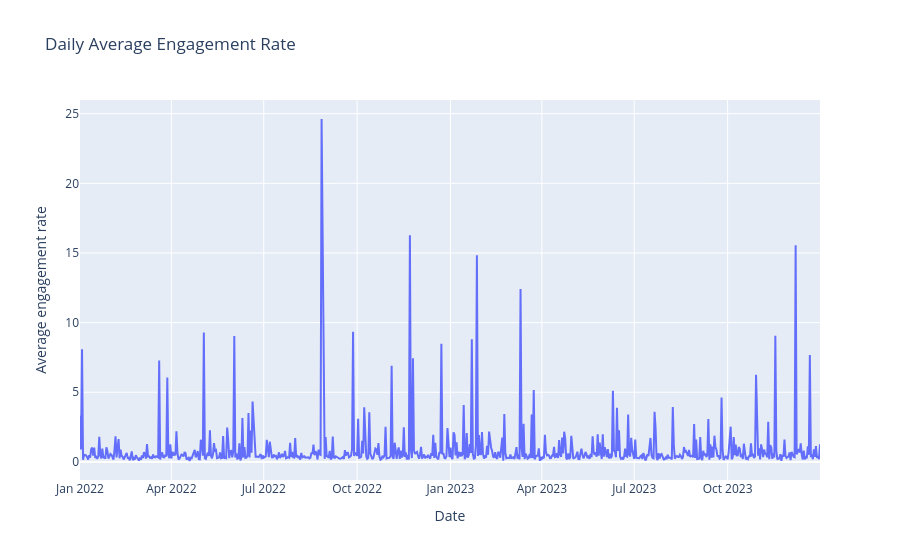

Here is the notebook cell this chart was saved with:
### Code cell
fig = px.line(daily, x="posted_at", y="engagement_rate", title="Daily Average Engagement Rate")
fig.update_layout(xaxis_title="Date", yaxis_title="Average engagement rate")
fig.show()

### Figure 1 — Plotly figure (JSON) as saved in the notebook; plotly's stock layout.template omitted (floating-point values rounded to 4 significant figures; data arrays with more than 128 entries replaced by an {"elided": "..."} marker saying what was removed)
{"data": [{"hovertemplate": "posted_at=%{x}<br>engagement_rate=%{y}<extra></extra>", "legendgroup": "", "line": {"color": "#636efa", "dash": "solid"}, "marker": {"symbol": "circle"}, "mode": "lines", "name": "", "orientation": "v", "showlegend": false, "type": "scatter", "x": {"elided": "729 str values"}, "xaxis": "x", "y": {"elided": "729 float values"}, "yaxis": "y"}], "layout": {"autosize": true, "legend": {"tracegroupgap": 0}, "title": {"text": "Daily Average Engagement Rate"}, "xaxis": {"anchor": "y", "autorange": true, "domain": [0, 1], "range": ["2022-01-01", "2023-12-31"], "title": {"text": "Date"}, "type": "date"}, "yaxis": {"anchor": "x", "autorange": true, "domain": [0, 1], "range": [-1.3, 25.98], "title": {"text": "Average engagement rate"}, "type": "linear"}}}
